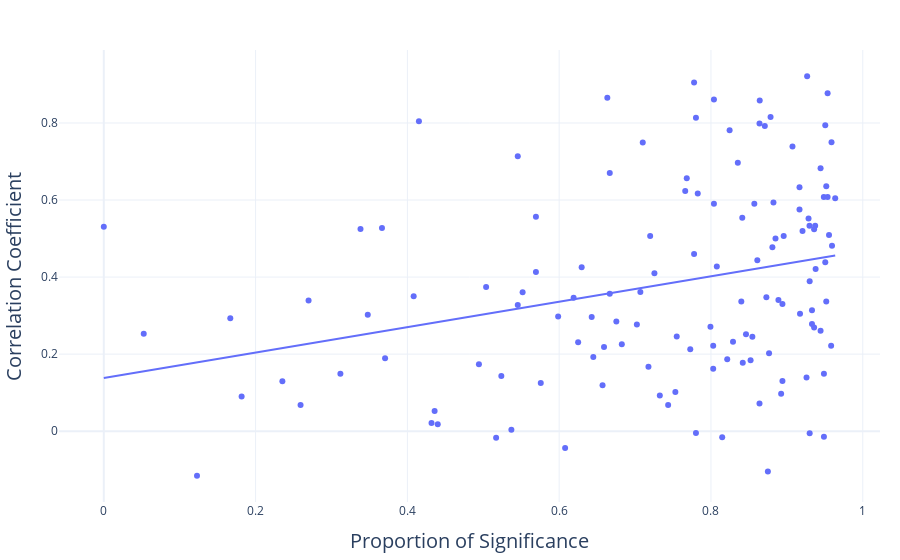

The notebook cell this image was saved under:
### Code cell
import plotly.express as px
fig = px.scatter(x = list(estimated_non_null_prop.values()), y = list(corr1.values()), labels={'x':'Proportion of Significance', 'y':'Correlation Coefficient'}, trendline="ols", title= None)
# Update layout with labels and title
fig.update_layout(
    template='plotly_white',
    margin=dict(l=20, r=20, t=50, b=20),
    autosize=True,
    yaxis_title_font={'size': 20},  
    xaxis_title_font={'size': 20}, 
    width=None 
)
fig.show()

### Figure 1 — Plotly figure (JSON) as saved in the notebook; plotly's stock layout.template omitted (floating-point values rounded to 4 significant figures; data arrays with more than 128 entries replaced by an {"elided": "..."} marker saying what was removed)
{"data": [{"hovertemplate": "Proportion of Significance=%{x}<br>Correlation Coefficient=%{y}<extra></extra>", "legendgroup": "", "marker": {"color": "#636efa", "symbol": "circle"}, "mode": "markers", "name": "", "orientation": "v", "showlegend": false, "type": "scatter", "x": {"elided": "129 float values"}, "xaxis": "x", "y": {"elided": "129 float values"}, "yaxis": "y"}, {"hovertemplate": "<b>OLS trendline</b><br>y = 0.330188 * x + 0.138061<br>R<sup>2</sup>=0.084273<br><br>Proportion of Significance=%{x}<br>Correlation Coefficient=%{y} <b>(trend)</b><extra></extra>", "legendgroup": "", "marker": {"color": "#636efa", "symbol": "circle"}, "mode": "lines", "name": "", "showlegend": false, "type": "scatter", "x": {"elided": "129 float values"}, "xaxis": "x", "y": {"elided": "129 float values"}, "yaxis": "y"}], "layout": {"autosize": true, "legend": {"tracegroupgap": 0}, "margin": {"b": 20, "l": 20, "r": 20, "t": 50}, "xaxis": {"anchor": "y", "domain": [0, 1], "title": {"font": {"size": 20}, "text": "Proportion of Significance"}}, "yaxis": {"anchor": "x", "domain": [0, 1], "title": {"font": {"size": 20}, "text": "Correlation Coefficient"}}}}
